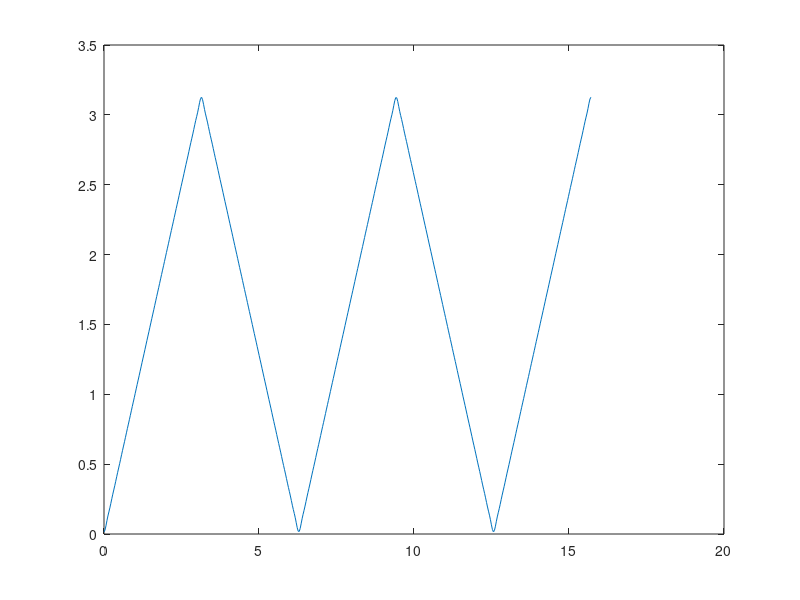

The MATLAB source for this figure:
N = 39; % Number of harmonics
t = linspace(0,5*pi,500); % t-vals
w = zeros(1,500); % w(t)-vals
w = w + (pi/2); % add a_0 = pi/2

% for i=1,3,5,7...,N
for n = 1:2:N
    a_n = (2/(pi*n^2))*(cos(n*pi)-1) % calc coef
    w = w + a_n*cos(n*t); % add harmonic to soln 
end

plot(t,w)